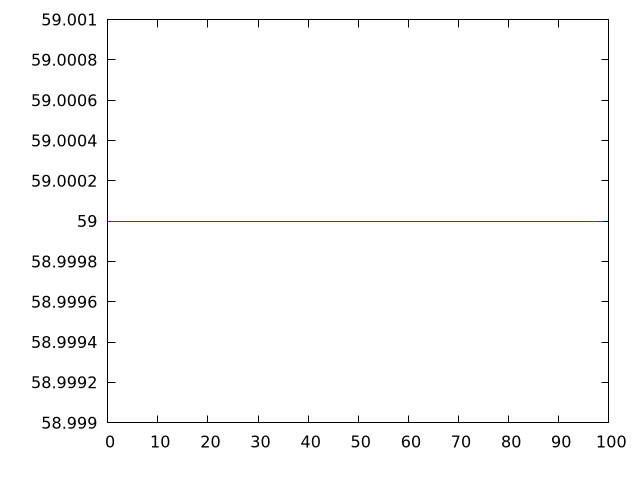

Source code (gnuplot):
$_rawPagesCachedNoexternalNofontsNosvgNoimgNocssNojs <<EOF
59
59
59
59
59
59
59
59
59
59
59
59
59
59
59
59
59
59
59
59
59
59
59
59
59
59
59
59
59
59
59
59
59
59
59
59
59
59
59
59
59
59
59
59
59
59
59
59
59
59
59
59
59
59
59
59
59
59
59
59
59
59
59
59
59
59
59
59
59
59
59
59
59
59
59
59
59
59
59
59
59
59
59
59
59
59
59
59
59
59
59
59
59
59
59
59
59
59
59
59
EOF
set key outside below
set terminal pngcairo
set output "report_00005_2020-11-02T22-26-11.212Z/dom-size/pages+cached+noexternal+nofonts+nosvg+noimg+nocss+nojs//raw.png"
set yrange [58.999:59.001]
plot $_rawPagesCachedNoexternalNofontsNosvgNoimgNocssNojs title "raw pages+cached+noexternal+nofonts+nosvg+noimg+nocss+nojs" with line ,
